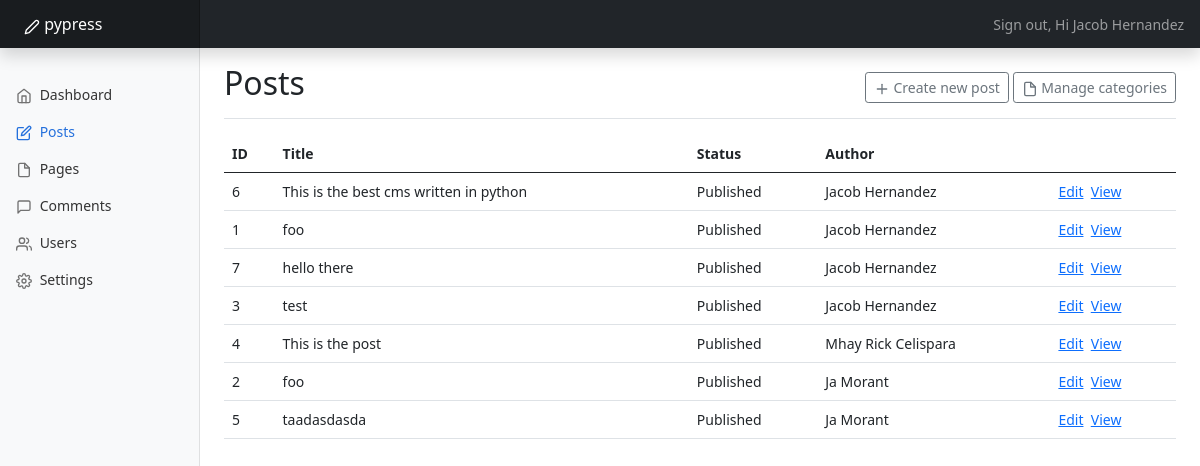
/admin/posts/ (signed in), run on the app's committed database.
### pypress/models.py (models this page shows, shortened)
class User(db.Model, UserMixin):
    id = db.Column(db.String(255), primary_key=True, default=lambda: uuid.uuid4().__str__())
    email = db.Column(db.String(255), unique=True, nullable=False)
    name = db.Column(db.String(255), unique=False, nullable=False)
    password = db.Column(db.String(255), unique=False, nullable=False)
    role = db.Column(db.String(30), unique=False, nullable=False)
    salt = db.Column(db.String(255), unique=False, nullable=False)
    created_at = db.Column(db.Float(), unique=False, nullable=False)
    authenticated = db.Column(db.Boolean, default=False)

class Post(db.Model):
    id = db.Column(db.BigInteger().with_variant(db.Integer, "sqlite"), primary_key=True)
    title = db.Column(db.String(100), nullable=False)
    date_posted = db.Column(db.DateTime, nullable=False, default=datetime.utcnow)
    content = db.Column(db.Text(), nullable=False)
    meta_description = db.Column(db.Text(), nullable=True)
    slug = db.Column(db.String(100), nullable=True)
    tags = db.Column(db.String(100), nullable=True)
    category = db.Column(db.String(100), nullable=True)
    no_index = db.Column(db.String(3), nullable=True, default='off')
    status = db.Column(db.String(30), nullable=True)
    user_id = db.Column(db.Integer, db.ForeignKey("user.id"), nullable=False)

### pypress/core/admin/views.py (the view)
@admin_blueprint.get('/admin/posts/')
@login_required
def admin_posts():
    posts = []
    session = db.session()
    result = session.query(Post, User).join(User, Post.user_id == User.id).all()
    for r in result:
        post_data = {'post_id': r[0].id, 'title': r[0].title, 'author': r[1].name, 'status': r[0].status, 'slug': r[0].slug}
        posts.append(post_data)
    session.close()
    return render_template('admin_ui.html', page='posts', title='Posts', file='posts.html', post_data=posts)

### pypress/__init__.py (called while the page is built)
@login_manager.user_loader
def load_user(id):
    return User.query.get(id)

### pypress/templates/admin_ui.html (shortened to what this page needs)
{% set active_page = page %}
<!doctype html>
<html lang="en">
<head>
  <link href="https://cdn.jsdelivr.net/npm/bootstrap@5.1.0/dist/css/bootstrap.min.css" rel="stylesheet"
>
  <link href="{{ url_for('static', filename='css/dashboard.css')}}" rel="stylesheet">
</head>
<body>
  <header class="navbar navbar-dark sticky-top bg-dark flex-md-nowrap p-0 shadow">
    <a class="navbar-brand col-md-3 col-lg-2 me-0 px-4" href="#"><span data-feather="edit-2"></span> pypress</a>
    <div class="navbar-nav">
      <div class="nav-item text-nowrap">
        <a class="nav-link px-3" href="{{ url_for('users.logout')}}">Sign out,
          {% if current_user.is_authenticated and current_user.role == 'admin' %}
              Hi {{ current_user.name }}
          {% endif %}
        </a>
      </div>
    </div>
  </header>
  <div class="container-fluid">
    <div class="row">
      {% include 'menu.html' %}
      {% include file %}
    </div>
  </div>
</body>
</html>

### pypress/templates/menu.html
<nav id="sidebarMenu" class="col-md-2 col-lg-2 d-md-block bg-light sidebar collapse">
    <div class="position-sticky pt-3">
      <ul class="nav flex-column">
        <li class="nav-item">
          <a class="nav-link {{ 'active' if active_page == 'admin' else '' }}" aria-current="page" href="{{ url_for('admin.admin')}}">
            <span data-feather="home"></span>
            Dashboard
          </a>
        </li>
        <li class="nav-item">
          <a class="nav-link {{ 'active' if active_page == 'posts' else '' }}" href="{{ url_for('admin.admin_posts')}}">
            <span data-feather="edit"></span>
            Posts
          </a>
        </li>
        <li class="nav-item">
          <a class="nav-link {{ 'active' if active_page == 'pages' else '' }}" href="{{ url_for('admin.admin_pages')}}">
            <span data-feather="file"></span>
            Pages
          </a>
        </li>
        <li class="nav-item">
          <a class="nav-link {{ 'active' if active_page == 'comments' else '' }}" href="{{ url_for('admin.admin_comments')}}">
            <span data-feather="message-square"></span>
            Comments
          </a>
        </li>
        <li class="nav-item">
          <a class="nav-link {{ 'active' if active_page == 'users' else '' }}" href="{{ url_for('admin.admin_users')}}">
            <span data-feather="users"></span>
            Users
          </a>
        </li>
        <li class="nav-item">
          <a class="nav-link {{ 'active' if active_page == 'settings' else '' }}" href="{{ url_for('admin.admin_settings')}}">
            <span data-feather="settings"></span>
            Settings
          </a>
        </li>
      </ul>
    </div>
  </nav>

### pypress/templates/posts.html (shortened to what this page needs)
<main class="col-md-9 ms-sm-auto col-lg-10 px-md-4">
    <div
            class="d-flex justify-content-between flex-wrap flex-md-nowrap align-items-center pt-3 pb-2 mb-3 border-bottom">
        <h1 class="h2">{{ title }}</h1>
        <div class="btn-toolbar mb-2 mb-md-0">
            <a type="button" class="btn btn-sm btn-outline-secondary" href="{{ url_for('admin.post_compose') }}">
                <span data-feather="plus"></span>
                Create new post
            </a>
            <a type="button" class="btn btn-sm btn-outline-secondary">
                <span data-feather="file"></span>
                Manage categories
            </a>
        </div>
    </div>
    <table class="table">
        <thead>
        <tr>
            <th scope="col">ID</th>
            <th scope="col">Title</th>
            <th scope="col">Status</th>
            <th scope="col">Author</th>
            <th scope="col"></th>
        </tr>
        </thead>
        <tbody>
        {% for p in post_data %}
            <tr>
                <td>{{ p['post_id'] }}</td>
                <td>{{ p['title'] }}</td>
                <td>{{ p['status'] }}</td>
                <td>{{ p['author'] }}</td>
                <td><a href="">Edit</a>&nbsp; <a href="/posts/{{ p['slug'] }}">View</a></td>
            </tr>
        {% endfor %}
        </tbody>
    </table>
</main>

### pypress/static/css/dashboard.css (style rules this page uses)
body { font-size: .875rem; }
.feather { width: 16px; height: 16px; vertical-align: text-bottom; }
.sidebar { position: fixed; top: 0; bottom: 0; left: 0; z-index: 100; padding: 60px 0 0; box-shadow: inset -1px 0 0 rgba(0, 0, 0, .1); }
.sidebar .nav-link { font-weight: 500; color: #333; }
.sidebar .nav-link .feather { margin-right: 4px; color: #727272; }
.sidebar .nav-link.active { color: #2470dc; }
.sidebar .nav-link:hover .feather, .sidebar .nav-link.active .feather { color: inherit; }
.navbar-brand { padding-top: .75rem; padding-bottom: .75rem; font-size: 1rem; background-color: rgba(0, 0, 0, .25); box-shadow: inset -1px 0 0 rgba(0, 0, 0, .25); }

### data on the page
User: name "Jacob Hernandez", author "Jacob Hernandez" "Jacob Hernandez" "Jacob Hernandez" "Jacob Hernandez"
Post: title "This is the best cms written in python", status "Published"
Post: title "foo", status "Published"
Post: title "hello there", status "Published"
Post: title "test", status "Published"
Post: post_id "4", title "This is the post", status "Published", author "Mhay Rick Celispara"
Post: post_id "2", title "foo", status "Published", author "Ja Morant"
Post: title "taadasdasda", status "Published"
User: author "Ja Morant"

### other printed values
{{ title }} "Posts"
{{ p['post_id'] }} "6" "1" "7" "3" "5"
